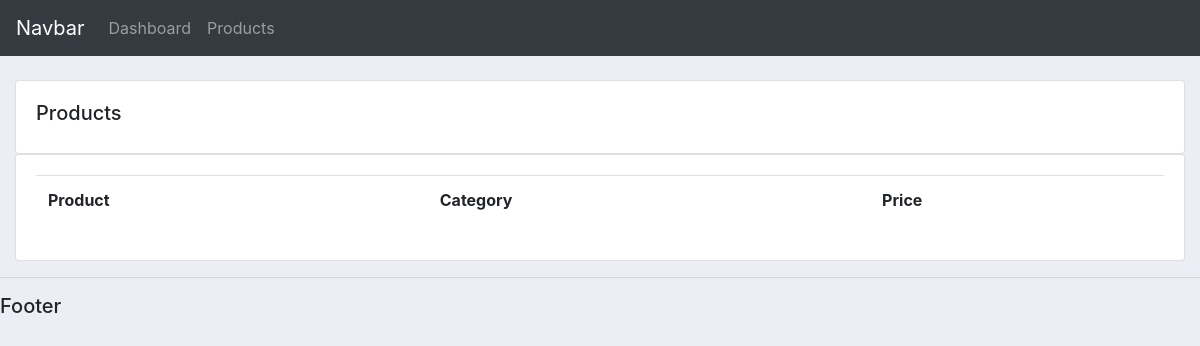
Before: /products/ with the older database file.
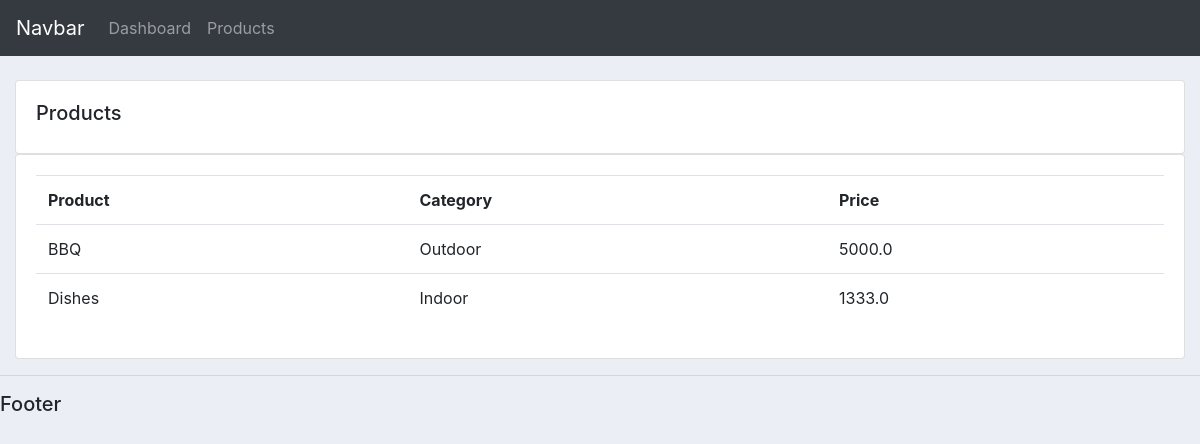
After: the same page with the newer database file.
### accounts/models.py (models this page shows, shortened)
class Product(models.Model):
    CATEGORY = (
        ('Indoor', 'Indoor'),
        ('Outdoor', 'Outdoor')
    )
    tags = models.ManyToManyField(Tag)
    name = models.CharField(max_length=200, null=True)
    price = models.FloatField(null=True)
    category = models.CharField(max_length=200, null=True, choices=CATEGORY)
    description = models.CharField(max_length=200, null=True, blank=True)
    date_created = models.DateTimeField(auto_now_add=True)

### accounts/views.py (the view)
# urls.py: path('products/', views.products),
def products(request):
    products = Product.objects.all()
    return render(request, 'accounts/products.html', {'products': products})

### accounts/templates/accounts/products.html
{% extends 'accounts/main.html' %} {% block content %}
<br />
<div class="row">
  <div class="col-md">
    <div class="card card-body">
      <h5>Products</h5>
    </div>
    <div class="card card-body">
      <table class="table">
        <tr>
          <th>Product</th>
          <th>Category</th>
          <th>Price</th>
        </tr>
        {% for i in products %}
        <tr>
           <td>{{ i.name }}</td>
           <td>{{ i.category }}</td>
           <td>{{ i.price }}</td>
        </tr>
        {% endfor %}
      </table>
    </div>
  </div>
</div>
{% endblock %}

Changed rows visible on the page:
added Product: name "BBQ", category "Outdoor", price "5000.0"
added Product: name "Dishes", category "Indoor", price "1333.0"
